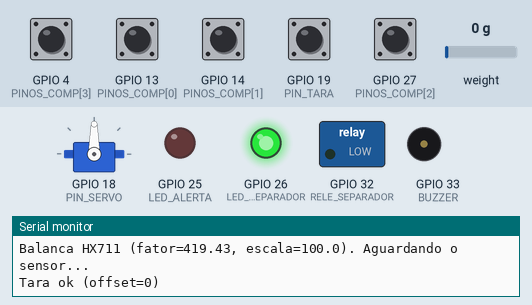
Bench run of a sketch on a simulated ESP32. Parts: servo, switched loads named in the sketch (green lamp = pin HIGH), output pins drawn as LEDs (lit = HIGH), buzzer (waves = sounding, pin HIGH), the last lines printed to the serial monitor. The test bench sets the inputs (shaded band); at power-on: GPIO 4 (PINOS_COMP[3]), GPIO 13 (PINOS_COMP[0]), GPIO 14 (PINOS_COMP[1]), GPIO 19 (PIN_TARA), GPIO 27 (PINOS_COMP[2]) HIGH, weight on the scale 0 g. WiFi joins after 1.5 s; servers stay silent unless stated; EEPROM starts erased; no MQTT or app messages arrive unless stated.

Above: at 2.2 s.
2.3 s: GPIO 4 (PINOS_COMP[3]) pulled LOW for 0.15 s
At 4.9 s:
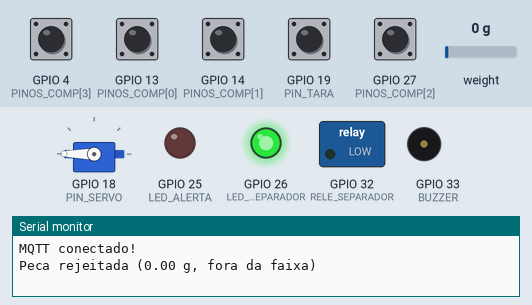
5.4 s: GPIO 13 (PINOS_COMP[0]) pulled LOW for 0.15 s
At 7.3 s:
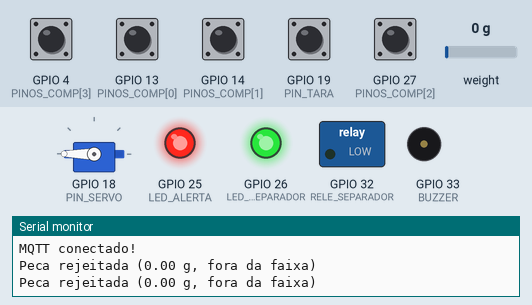
11.5 s: GPIO 4 (PINOS_COMP[3]) pulled LOW for 1 s
At 12.4 s:
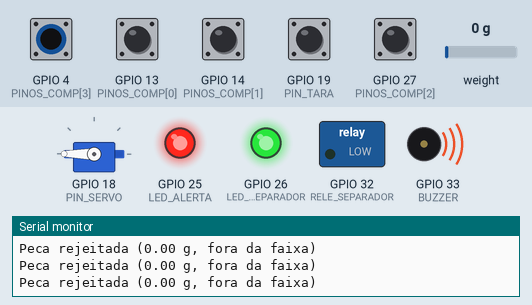
15.2 s: GPIO 13 (PINOS_COMP[0]) pulled LOW for 1 s
At 18.0 s:
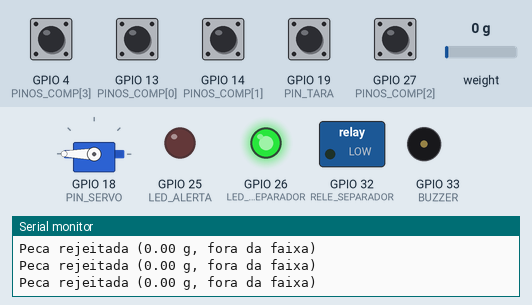
Timing chart, 0 to 19.5 s (numbered marks = the images above; inputs shaded):
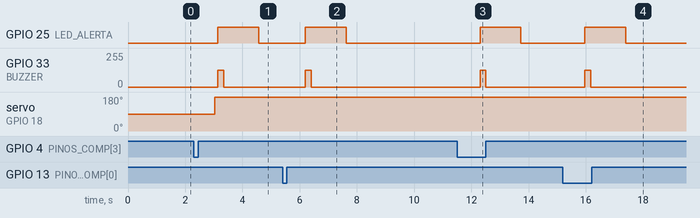

Measured:
- after the input at 2.3 s, GPIO 25 (LED_ALERTA): LOW → HIGH after 0.84 s, → LOW 1.4 s later; GPIO 33 (BUZZER): 0/255 → 127/255 after 0.84 s, → 0/255 0.20 s later; servo on GPIO 18 (PIN_SERVO): 90° → 180° after 0.74 s
- after the input at 5.4 s, GPIO 25 (LED_ALERTA): LOW → HIGH after 0.80 s, → LOW 1.4 s later; GPIO 33 (BUZZER): 0/255 → 127/255 after 0.80 s, → 0/255 0.20 s later
- after the input at 11.5 s, GPIO 25 (LED_ALERTA): LOW → HIGH after 0.80 s, → LOW 1.4 s later; GPIO 33 (BUZZER): 0/255 → 127/255 after 0.80 s, → 0/255 0.20 s later
- after the input at 15.2 s, GPIO 25 (LED_ALERTA): LOW → HIGH after 0.77 s, → LOW 1.4 s later; GPIO 33 (BUZZER): 0/255 → 127/255 after 0.77 s, → 0/255 0.20 s later

The sketch:

sketch.ino
```cpp
// Paraflow: firmware do separador de parafusos (ESP32 + célula de carga HX711)
//
// o botão de comprimento detecta a peça, a balança estabiliza, o peso define a bitola,
// o carrossel gira e um evento é publicado por MQTT (o estoque é calculado no backend).
// a balança também publica o peso uma vez por segundo, para o site mostrar ao vivo.
//
// tópicos (<TOPIC_PREFIX>/<DEVICE_ID>/...): evento, status e telemetria (publica);
// cmd, pedido e alerta (assina). toda mensagem publicada leva o DEVICE_TOKEN.
//
// comandos no Serial Monitor (115200): t = tara, c<gramas> = calibrar (ex.: c1000),
// p = mostrar valores, z = voltar ao fator padrão
//
// bibliotecas: PubSubClient, ArduinoJson, ESP32Servo, HX711 (veja libraries.txt)
#include <WiFi.h>
#include <PubSubClient.h>
#include <ArduinoJson.h>
#include <ESP32Servo.h>
#include <ESP32PWM.h>
#include <HX711.h>
#include <Preferences.h>
#include "secrets.h"  // WIFI_*, MQTT_*, TOPIC_PREFIX, DEVICE_ID, DEVICE_TOKEN

// pinos
const int NUM_COMPRIMENTOS = 4;  // 5, 10, 15, 20 mm
const int NUM_BITOLAS = 3;       // M2, M3, M4
const int PINOS_COMP[NUM_COMPRIMENTOS] = {13, 14, 27, 4};
const int COMPRIMENTOS_MM[NUM_COMPRIMENTOS] = {5, 10, 15, 20};
const int PIN_HX_DT = 16;
const int PIN_HX_SCK = 17;
const int PIN_TARA = 19;         // botão: zera a balança
const int PIN_SERVO = 18;
const int LED_ALERTA = 25;
const int LED_STATUS_SEPARADOR = 26;
const int RELE_SEPARADOR = 32;   // ativo em LOW (inverta se seu módulo for ativo em HIGH)
const int BUZZER = 33;

// tempos (ms)
const unsigned long DEBOUNCE_MS = 200;
const unsigned long ASSENTAR_MS = 300;       // espera a peça assentar antes de olhar a balança
const unsigned long TIMEOUT_PESO_MS = 2500;  // se não estabilizar até aqui, a peça é rejeitada
const unsigned long AMOSTRA_MS = 100;        // uma leitura da balança a cada 100 ms
const unsigned long TELEMETRIA_MS = 1000;
const unsigned long LED_INVALIDO_MS = 1500;
const unsigned long BIPE_MS = 150;
const unsigned long INTERVALO_ALERTA_MS = 5000;
const int FREQUENCIA_BUZZER_HZ = 2000;
const unsigned long RETRY_MS = 5000;
const unsigned long WIFI_RETRY_MS = 30000;

// célula de carga (HX711)
// fator = contagens por grama. 419,43 é o valor teórico de uma célula de 5 kg (1 mV/V);
// calibre a sua com "c<gramas>" no Serial
const float FATOR_PADRAO = 419.43f;

// a tabela de pesos abaixo está em gramas reais. ESCALA_PESO multiplica o que a balança "vê"
// (100: 1,05 g reais = 105 g na célula), útil se o controle do simulador não tem ajuste fino.
// os eventos sempre saem em gramas reais. com uma célula adequada (50 a 500 g) use 1.0
const float ESCALA_PESO = 100.0f;

const float TOLERANCIA_ESTAVEL_G = 0.04f;  // variação máxima da janela (em g reais) para "estável"
const float PESO_MINIMO_G = 0.10f;         // abaixo disso não há peça no prato
const int JANELA = 6;                      // nº de amostras avaliadas para estabilidade

struct Faixa { float media; float desvio; };
const Faixa TABELA_PESO[NUM_COMPRIMENTOS][NUM_BITOLAS] = {
  /* 5mm  */ {{0.30, 0.08}, {0.55, 0.08}, {0.85, 0.10}},
  /* 10mm */ {{0.60, 0.10}, {1.05, 0.10}, {1.60, 0.12}},
  /* 15mm */ {{0.95, 0.12}, {1.60, 0.12}, {2.40, 0.15}},
  /* 20mm */ {{1.30, 0.15}, {2.20, 0.15}, {3.30, 0.18}},
};
const float K_DESVIOS = 2.0f;

// estado
WiFiClient wifi;
PubSubClient mqtt(wifi);
Servo carrossel;
ESP32PWM buzzer;
HX711 balanca;
Preferences prefs;

char topicoEvento[80], topicoStatus[80], topicoTelemetria[80], topicoCmd[80], topicoAlerta[80], topicoPedido[80];
char mensagemLwt[128];

bool separadorLigado = true;
bool estoqueBaixo = false;
unsigned long inicioAlertaEstoque = 0;
unsigned long ledInvalidoAte = 0;

// buzzer sem delay: N bipes
int bipesRestantes = 0;
bool bipeLigado = false;
unsigned long proximaTrocaBipe = 0;

// balança
long offsetRaw = 0;
float fatorCal = FATOR_PADRAO;
float janela[JANELA];
int idxJanela = 0, nJanela = 0;
float pesoAtualG = 0;           // peso real médio da janela (g)
unsigned long ultimaAmostra = 0, ultimaTelemetria = 0;
bool pedirTara = false;
float pedirCalibrarG = 0;

// peça
enum EstadoPeca { LIVRE, AGUARDANDO_PESO };
EstadoPeca estado = LIVRE;
int comprimentoAtual = -1;
unsigned long detectadoEm = 0, ultimaBorda = 0, ultimaBordaTara = 0;
bool anterior[NUM_COMPRIMENTOS] = {HIGH, HIGH, HIGH, HIGH};
bool anteriorTara = HIGH;

// pedido (posiciona o carrossel na gaveta pedida)
bool pedidoPendente = false;
int pedidoPosicao = 0;

unsigned long ultimaTentativaWifi = 0, ultimaTentativaMqtt = 0;

// saídas
void bipar(int n) { bipesRestantes = n; bipeLigado = false; proximaTrocaBipe = millis(); }

void aplicaEstoqueBaixo(bool baixo) {
  // Mensagens repetidas não reiniciam o bipe nem o intervalo do alerta.
  if (baixo && !estoqueBaixo) inicioAlertaEstoque = millis();
  estoqueBaixo = baixo;
}

void atualizaSaidas() {
  unsigned long agora = millis();
  if ((bipesRestantes > 0 || bipeLigado) && (long)(agora - proximaTrocaBipe) >= 0) {
    if (!bipeLigado) bipeLigado = true;
    else { bipeLigado = false; bipesRestantes--; }
    proximaTrocaBipe = agora + BIPE_MS;
  }
  // Pedidos e rejeições têm prioridade, inclusive nas pausas entre seus bipes.
  bool avisoPontual = bipesRestantes > 0 || bipeLigado;
  bool bipeEstoque = estoqueBaixo && !avisoPontual &&
                    (agora - inicioAlertaEstoque) % INTERVALO_ALERTA_MS < BIPE_MS;
  // O piezo passivo do Wokwi precisa de uma onda audível, não de HIGH constante.
  buzzer.writeScaled((bipeLigado || bipeEstoque) ? 0.5 : 0.0);
  // LED acende por peça inválida OU por estoque baixo: causas independentes
  digitalWrite(LED_ALERTA, agora < ledInvalidoAte || estoqueBaixo);
}

// balança
void limpaJanela() { nJanela = 0; idxJanela = 0; }

void empurraAmostra(float gramasBalanca) {
  janela[idxJanela] = gramasBalanca;
  idxJanela = (idxJanela + 1) % JANELA;
  if (nJanela < JANELA) nJanela++;
}

float mediaJanelaG() {  // em g reais
  if (nJanela == 0) return 0;
  float s = 0;
  for (int i = 0; i < nJanela; i++) s += janela[i];
  return (s / nJanela) / ESCALA_PESO;
}

bool janelaEstavel() {
  if (nJanela < JANELA) return false;
  float mn = janela[0], mx = janela[0];
  for (int i = 1; i < JANELA; i++) { mn = min(mn, janela[i]); mx = max(mx, janela[i]); }
  return (mx - mn) / ESCALA_PESO <= TOLERANCIA_ESTAVEL_G;
}

// lê sem travar o loop: só lê quando o HX711 sinaliza que há conversão pronta.
void amostraBalanca() {
  if (millis() - ultimaAmostra < AMOSTRA_MS || !balanca.is_ready()) return;
  ultimaAmostra = millis();
  long raw = balanca.read();
  empurraAmostra((raw - offsetRaw) / fatorCal);
  pesoAtualG = mediaJanelaG();
}

// média de várias leituras (usada na tara e na calibração). Bloqueia por até ~2 s.
bool mediaRaw(long &saida) {
  long soma = 0;
  int n = 0;
  unsigned long t0 = millis();
  while (n < 10 && millis() - t0 < 2000) {
    if (balanca.is_ready()) { soma += balanca.read(); n++; }
    delay(5);
  }
  if (n == 0) return false;
  saida = soma / n;
  return true;
}

void tararBalanca() {
  long m;
  if (mediaRaw(m)) { offsetRaw = m; limpaJanela(); Serial.printf("Tara ok (offset=%ld)\n", offsetRaw); }
  else Serial.println("Tara falhou: HX711 nao respondeu (confira DT/SCK/VCC/GND).");
}

void calibrarBalanca(float gramasConhecidos) {
  long m;
  if (!mediaRaw(m)) { Serial.println("Calibracao falhou: HX711 nao respondeu."); return; }
  float novo = (m - offsetRaw) / gramasConhecidos;
  if (fabsf(novo) < 1.0f) { Serial.println("Calibracao invalida: coloque o peso conhecido sobre a balanca."); return; }
  fatorCal = novo;
  prefs.putFloat("fator", fatorCal);
  limpaJanela();
  Serial.printf("Calibrado: fator=%.2f contagens/g (salvo)\n", fatorCal);
}

void executaComandoSerial(String l) {
  l.trim();
  if (l == "t") pedirTara = true;
  else if (l.startsWith("c")) {
    float g = l.substring(1).toFloat();
    if (g > 0) pedirCalibrarG = g; else Serial.println("uso: c<gramas>, ex.: c1000");
  } else if (l == "p") {
    Serial.printf("offset=%ld fator=%.2f escala=%.1f peso=%.2f g\n", offsetRaw, fatorCal, ESCALA_PESO, pesoAtualG);
  } else if (l == "z") {
    fatorCal = FATOR_PADRAO; prefs.remove("fator"); Serial.println("Fator padrao restaurado.");
  }
}

void processaSerial() {
  static String linha;
  while (Serial.available()) {
    char c = Serial.read();
    if (c == '\n' || c == '\r') { if (linha.length()) executaComandoSerial(linha); linha = ""; }
    else if (linha.length() < 20) linha += c;
  }
}

// mqtt
void publicaStatus(bool online = true) {
  char buf[128];
  snprintf(buf, sizeof(buf), "{\"online\":%s,\"ligado\":%s,\"token\":\"%s\"}",
           online ? "true" : "false", separadorLigado ? "true" : "false", DEVICE_TOKEN);
  mqtt.publish(topicoStatus, buf, true);  // retain
}

void aplicaSeparador(bool ligado) {
  separadorLigado = ligado;
  digitalWrite(RELE_SEPARADOR, ligado ? LOW : HIGH);
  digitalWrite(LED_STATUS_SEPARADOR, ligado ? HIGH : LOW);
  if (!ligado) estado = LIVRE;
  if (mqtt.connected()) publicaStatus();
}

// gaveta do carrossel: mesma conta do backend (comprimento × bitola, 15° cada).
bool posicaoDaGaveta(int comp, const char* bitola, int &posicao) {
  int ic = -1;
  for (int i = 0; i < NUM_COMPRIMENTOS; i++) if (COMPRIMENTOS_MM[i] == comp) ic = i;
  int ib = (bitola && bitola[0] == 'M') ? atoi(bitola + 1) - 2 : -1;
  if (ic < 0 || ib < 0 || ib >= NUM_BITOLAS) return false;
  posicao = (ic * NUM_BITOLAS + ib) * 15;
  return true;
}

void aoReceber(char* topico, byte* payload, unsigned int tam) {
  JsonDocument doc;
  if (deserializeJson(doc, payload, tam)) return;

  if (strcmp(topico, topicoCmd) == 0) {
    if (doc["ligado"].is<bool>()) aplicaSeparador(doc["ligado"].as<bool>());
    if (doc["tara"].is<bool>() && doc["tara"].as<bool>()) pedirTara = true;
  } else if (strcmp(topico, topicoAlerta) == 0) {
    if (doc["estoqueBaixo"].is<bool>()) aplicaEstoqueBaixo(doc["estoqueBaixo"].as<bool>());
  } else if (strcmp(topico, topicoPedido) == 0) {
    int pos;
    if (posicaoDaGaveta(doc["comp"] | 0, doc["bitola"] | "", pos)) {
      pedidoPosicao = pos;
      pedidoPendente = true;  // aplicado quando nenhuma peça estiver sendo medida
      Serial.printf("Pedido: %d x %s %d mm\n", (int)(doc["qtd"] | 0), (const char*)(doc["bitola"] | "?"), (int)(doc["comp"] | 0));
    }
  }
}

void publicaEvento(int comp, int bitola, float pesoG, bool valido) {
  if (!mqtt.connected()) {
    Serial.println("MQTT offline: evento nao enviado");  // TODO: fila em memoria/spiffs
    return;
  }
  char buf[192];
  if (valido) {
    snprintf(buf, sizeof(buf), "{\"comp\":%d,\"bitola\":\"M%d\",\"peso\":%.2f,\"valido\":true,\"token\":\"%s\"}",
             comp, bitola + 2, pesoG, DEVICE_TOKEN);
  } else {
    snprintf(buf, sizeof(buf), "{\"comp\":%d,\"bitola\":null,\"peso\":%.2f,\"valido\":false,\"token\":\"%s\"}",
             comp, pesoG, DEVICE_TOKEN);
  }
  mqtt.publish(topicoEvento, buf);
}

void publicaTelemetria() {
  if (!mqtt.connected() || millis() - ultimaTelemetria < TELEMETRIA_MS) return;
  ultimaTelemetria = millis();
  char buf[160];
  snprintf(buf, sizeof(buf), "{\"peso\":%.2f,\"estavel\":%s,\"rssi\":%d,\"token\":\"%s\"}",
           pesoAtualG, janelaEstavel() ? "true" : "false", WiFi.RSSI(), DEVICE_TOKEN);
  mqtt.publish(topicoTelemetria, buf);  // não retida: é leitura ao vivo
}

void mantemConexoes() {
  unsigned long agora = millis();

  if (WiFi.status() != WL_CONNECTED) {
    if (agora - ultimaTentativaWifi >= WIFI_RETRY_MS) {
      ultimaTentativaWifi = agora;
      Serial.printf("Wi-Fi sem conexao apos 30 s (status=%d). Confira Wokwi-GUEST, senha vazia e o gateway do simulador. Reiniciando tentativa...\n", WiFi.status());
      WiFi.disconnect(false, false);
      WiFi.begin(WIFI_SSID, WIFI_PASS, strcmp(WIFI_SSID, "Wokwi-GUEST") == 0 ? 6 : 0);
    }
    return;
  }

  if (!mqtt.connected()) {
    // a 1ª tentativa é imediata; as seguintes respeitam o intervalo
    if (ultimaTentativaMqtt != 0 && agora - ultimaTentativaMqtt < RETRY_MS) return;
    ultimaTentativaMqtt = agora ? agora : 1;

    Serial.printf("Wi-Fi ok (%s). Conectando MQTT em %s:%d ...\n", WiFi.localIP().toString().c_str(), MQTT_HOST, MQTT_PORT);
    String clientId = String("paraflow-") + DEVICE_ID;
    const char* user = strlen(MQTT_USER) ? MQTT_USER : nullptr;
    const char* pass = strlen(MQTT_USER) ? MQTT_PASS : nullptr;
    // se o ESP32 cair, o broker publica online:false (com o token, senão o backend descarta)
    if (mqtt.connect(clientId.c_str(), user, pass, topicoStatus, 1, true, mensagemLwt)) {
      mqtt.subscribe(topicoCmd, 1);
      mqtt.subscribe(topicoAlerta, 1);
      mqtt.subscribe(topicoPedido, 1);
      publicaStatus();
      Serial.println("MQTT conectado!");
    } else {
      Serial.printf("MQTT falhou, codigo=%d\n", mqtt.state());
    }
  }
  mqtt.loop();
}

// sensores de comprimento
// detecta a borda (solto -> pressionado): segurar o botão não conta a peça de novo.
int detectaComprimento() {
  int achado = -1;
  for (int i = 0; i < NUM_COMPRIMENTOS; i++) {
    bool atual = digitalRead(PINOS_COMP[i]);
    if (anterior[i] == HIGH && atual == LOW && achado < 0 && millis() - ultimaBorda > DEBOUNCE_MS) {
      achado = i;
      ultimaBorda = millis();
    }
    anterior[i] = atual;
  }
  return achado;
}

void verificaBotaoTara() {
  bool atual = digitalRead(PIN_TARA);
  if (anteriorTara == HIGH && atual == LOW && millis() - ultimaBordaTara > DEBOUNCE_MS) {
    ultimaBordaTara = millis();
    pedirTara = true;
  }
  anteriorTara = atual;
}

int identificaBitola(int idxComp, float pesoG) {
  float melhorDist = 1e9f;
  int escolhida = -1;
  for (int b = 0; b < NUM_BITOLAS; b++) {
    float dist = fabsf(pesoG - TABELA_PESO[idxComp][b].media);
    float limite = K_DESVIOS * TABELA_PESO[idxComp][b].desvio;
    if (dist <= limite && dist < melhorDist) { melhorDist = dist; escolhida = b; }
  }
  return escolhida;  // -1 = inválida
}

void moverCarrossel(int idxComp, int bitola) { carrossel.write((idxComp * NUM_BITOLAS + bitola) * 15); }

// máquina de estados: 1 peça por vez
void finalizaPeca(float pesoG, bool estavel) {
  int comp = COMPRIMENTOS_MM[comprimentoAtual];
  int bitola = (estavel && pesoG >= PESO_MINIMO_G) ? identificaBitola(comprimentoAtual, pesoG) : -1;

  if (bitola >= 0) {
    moverCarrossel(comprimentoAtual, bitola);
    publicaEvento(comp, bitola, pesoG, true);
  } else {
    ledInvalidoAte = millis() + LED_INVALIDO_MS;
    bipar(1);
    carrossel.write(180);  // posição de descarte
    publicaEvento(comp, -1, pesoG, false);
    Serial.printf("Peca rejeitada (%.2f g, %s)\n", pesoG, estavel ? "fora da faixa" : "leitura instavel");
  }
  estado = LIVRE;
}

void processaPeca() {
  if (estado == LIVRE) {
    int c = detectaComprimento();
    if (c < 0) return;
    comprimentoAtual = c;
    detectadoEm = millis();
    limpaJanela();  // descarta leituras de antes da peça assentar
    estado = AGUARDANDO_PESO;
    return;
  }

  unsigned long decorrido = millis() - detectadoEm;
  if (decorrido < ASSENTAR_MS) return;

  if (janelaEstavel()) finalizaPeca(mediaJanelaG(), true);
  else if (decorrido > TIMEOUT_PESO_MS) finalizaPeca(mediaJanelaG(), false);  // não estabilizou: rejeita
}

// tarefas que mexem na balança/carrossel só rodam com o prato livre (nenhuma peça sendo medida).
void tarefasPendentes() {
  if (estado != LIVRE) return;
  if (pedirTara) { pedirTara = false; tararBalanca(); }
  if (pedirCalibrarG > 0) { float g = pedirCalibrarG; pedirCalibrarG = 0; calibrarBalanca(g); }
  if (pedidoPendente) {
    pedidoPendente = false;
    carrossel.write(pedidoPosicao);
    bipar(2);
  }
}

// arduino
void setup() {
  Serial.begin(115200);

  for (int i = 0; i < NUM_COMPRIMENTOS; i++) pinMode(PINOS_COMP[i], INPUT_PULLUP);
  pinMode(PIN_TARA, INPUT_PULLUP);
  pinMode(LED_ALERTA, OUTPUT);
  pinMode(LED_STATUS_SEPARADOR, OUTPUT);
  pinMode(RELE_SEPARADOR, OUTPUT);
  pinMode(BUZZER, OUTPUT);
  carrossel.attach(PIN_SERVO);
  // A mesma biblioteca aloca timers distintos para o servo (50 Hz) e o buzzer.
  buzzer.attachPin(BUZZER, FREQUENCIA_BUZZER_HZ, 10);
  buzzer.writeScaled(0.0);
  aplicaSeparador(true);

  prefs.begin("paraflow", false);
  fatorCal = prefs.getFloat("fator", FATOR_PADRAO);
  balanca.begin(PIN_HX_DT, PIN_HX_SCK);
  Serial.printf("Balanca HX711 (fator=%.2f, escala=%.1f). Aguardando o sensor...\n", fatorCal, ESCALA_PESO);
  tararBalanca();  // assume o prato vazio ao ligar

  snprintf(topicoEvento, sizeof(topicoEvento), "%s/%s/evento", TOPIC_PREFIX, DEVICE_ID);
  snprintf(topicoStatus, sizeof(topicoStatus), "%s/%s/status", TOPIC_PREFIX, DEVICE_ID);
  snprintf(topicoTelemetria, sizeof(topicoTelemetria), "%s/%s/telemetria", TOPIC_PREFIX, DEVICE_ID);
  snprintf(topicoCmd, sizeof(topicoCmd), "%s/%s/cmd", TOPIC_PREFIX, DEVICE_ID);
  snprintf(topicoAlerta, sizeof(topicoAlerta), "%s/%s/alerta", TOPIC_PREFIX, DEVICE_ID);
  snprintf(topicoPedido, sizeof(topicoPedido), "%s/%s/pedido", TOPIC_PREFIX, DEVICE_ID);

  WiFi.mode(WIFI_STA);
  WiFi.setAutoReconnect(true);
  ultimaTentativaWifi = millis();
  WiFi.begin(WIFI_SSID, WIFI_PASS, strcmp(WIFI_SSID, "Wokwi-GUEST") == 0 ? 6 : 0);
  snprintf(mensagemLwt, sizeof(mensagemLwt), "{\"online\":false,\"token\":\"%s\"}", DEVICE_TOKEN);
  mqtt.setBufferSize(512);
  mqtt.setServer(MQTT_HOST, MQTT_PORT);
  mqtt.setCallback(aoReceber);
}

void loop() {
  delay(1);  // cede tempo às tarefas de rede mesmo com o separador desligado
  mantemConexoes();
  processaSerial();
  verificaBotaoTara();
  amostraBalanca();
  publicaTelemetria();
  atualizaSaidas();
  tarefasPendentes();
  if (!separadorLigado) return;
  processaPeca();
}
```

secrets.example.h
```cpp
#pragma once
// copie este arquivo para secrets.h (ele está no .gitignore) e ajuste os valores

#define WIFI_SSID "Wokwi-GUEST"   // no Wokwi use exatamente isto
#define WIFI_PASS ""

// o Wokwi não enxerga o localhost do seu computador: use um broker público ou um túnel
#define MQTT_HOST "broker.hivemq.com"
#define MQTT_PORT 1883
#define MQTT_USER ""
#define MQTT_PASS ""

// identidade da máquina: gere no site em Configurações > Máquinas > Adicionar máquina.
// o token aparece uma vez só e liga esta máquina à sua empresa
#define DEVICE_ID    "pf-00000000"
#define DEVICE_TOKEN "00000000000000000000000000000000"

// igual ao MQTT_TOPIC_PREFIX do backend/.env. em broker público use um nome só seu
// (ex.: "paraflow-turma3b-x9k2"), senão qualquer um mexe no seu estoque
#define TOPIC_PREFIX "paraflow"
```
